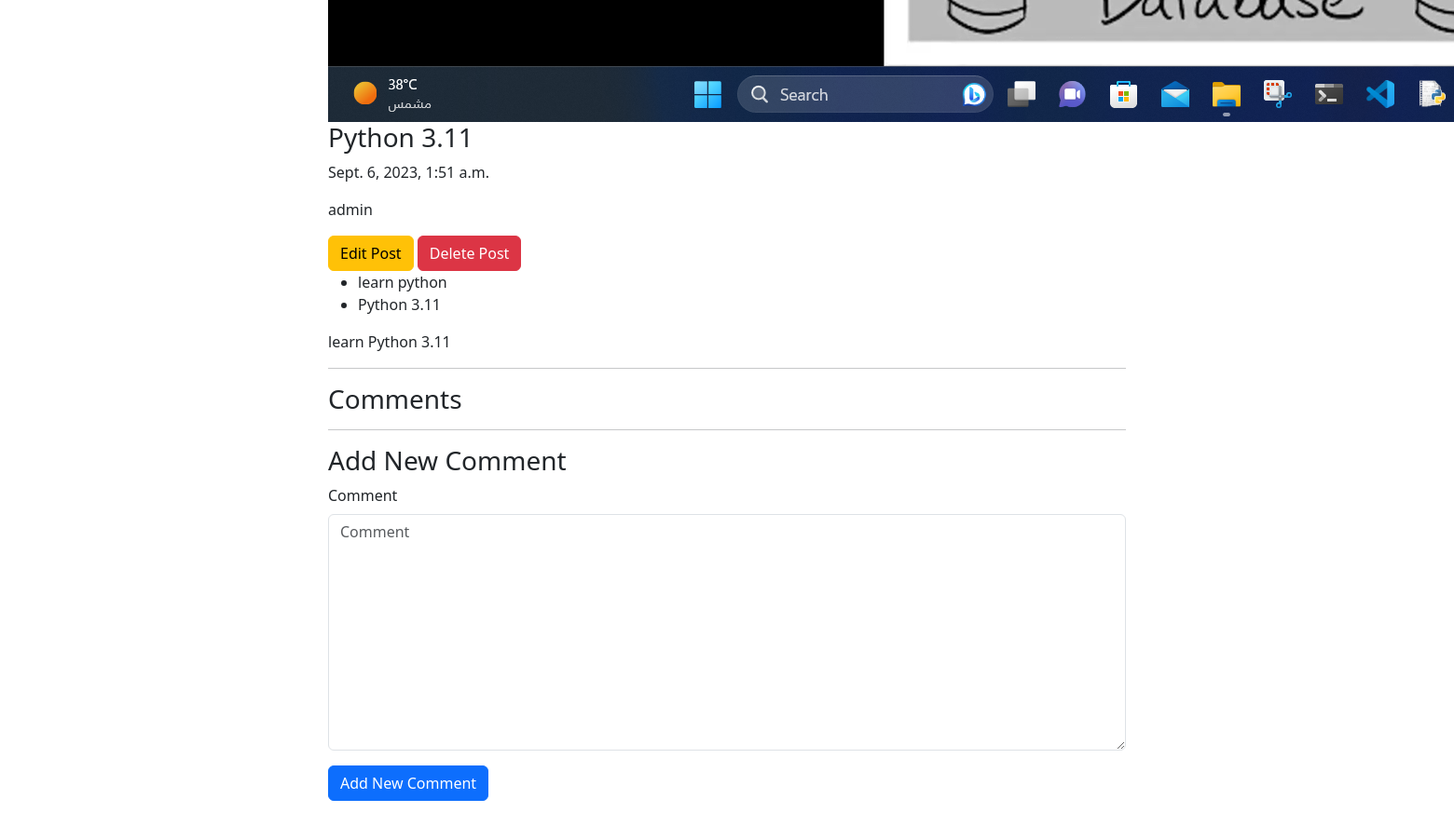
The page /blog/3 (lower part) on the database as committed earlier.
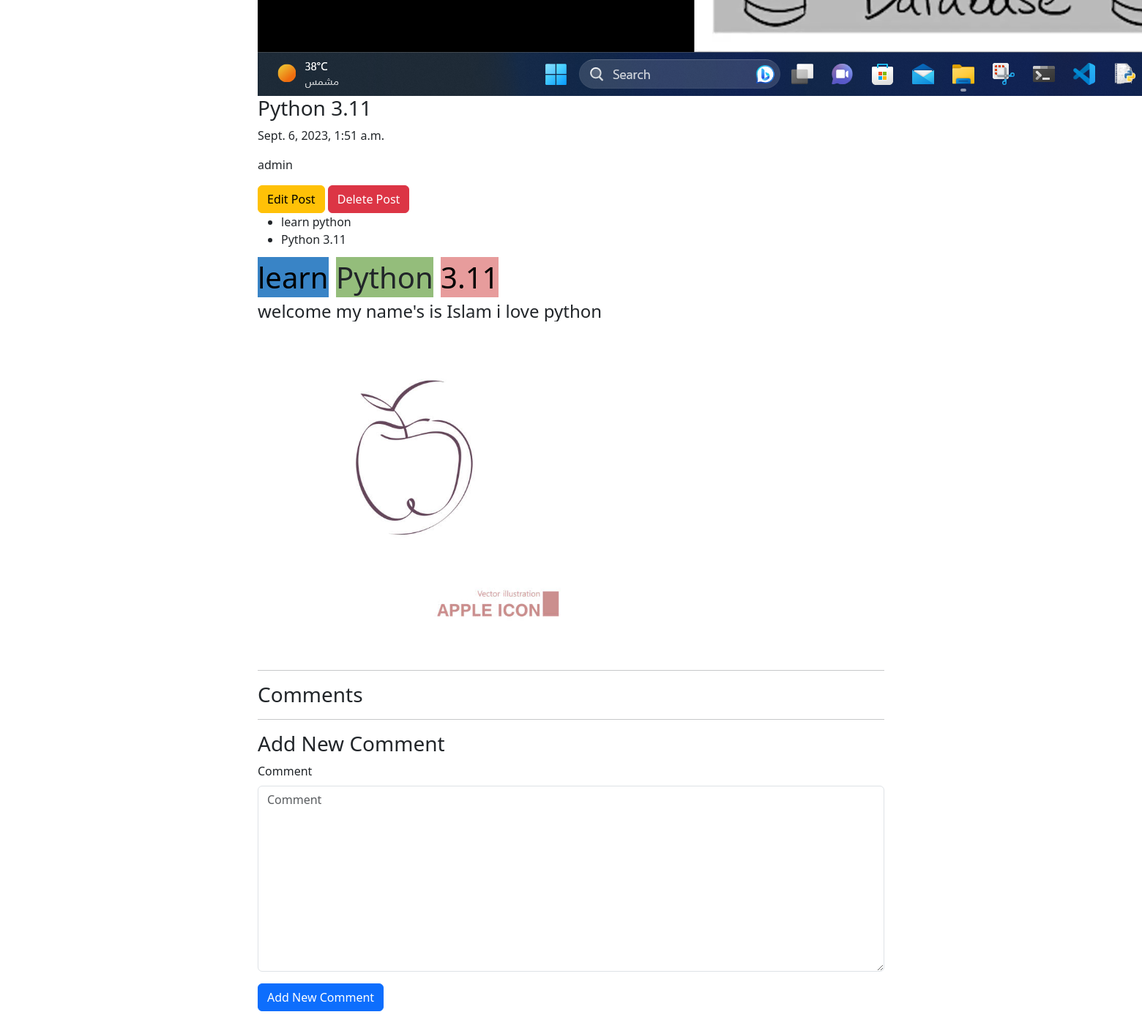
The same page on the database as committed later.
### blog/models.py (models this page shows)
class Post(models.Model):
    title = models.CharField(max_length=100)
    content= models.TextField(max_length=30000)
    create_date= models.DateTimeField(default=timezone.now())
    draft = models.BooleanField(default=True)
    tags = TaggableManager()
    author = models.ForeignKey(User,on_delete=models.SET_NULL,null=True,blank=True,related_name='post_user')
    img =models.ImageField(upload_to='posts/',null=True)
    def __str__(self):
        return self.title

### blog/views.py (the view)
# urls.py: path('blog/<int:pk>' , Post_Detail),
def Post_Detail(request,pk):
    data = Post.objects.get(id=pk)
    post_comments = Comment.objects.filter(post=data)
    if request.method == 'POST':
        form = CommentForm(request.POST)
        if form.is_valid():
            myform = form.save(commit=False)
            myform.user = request.user
            myform.post = data
            myform.save()
    else:
        form = CommentForm()
    return render(request,'blog/post_detail.html',{'post':data , 'form':form , 'post_comments':post_comments})

### blog/forms.py
class CommentForm(forms.ModelForm):
    class Meta:
        model = Comment
        fields = ['Comment']

### blog/templates/blog/post_detail.html (shortened to what this page needs)
{% load django_bootstrap5 %}
<!doctype html>
<html lang="en">
  <head>
    <link rel="stylesheet" href="https://cdnjs.cloudflare.com/ajax/libs/bootstrap/5.3.1/css/bootstrap.min.css" />
      <div class="container mt-5">
        <div class="row py-5">
                <div class="col-lg-8 mx-auto">
                  <img src="{{post.img.url}}" alt="">
                  <h3>
                    {{post}}
                </h3>
                <p>{{post.create_date}}</p>
                <p>{{post.author}}</p>
                <a href="/blog/{{post.id}}/edit" class="btn btn-warning">Edit Post</a>
                <a href="/blog/{{post.id}}/delete" class="btn btn-danger">Delete Post</a>
                <ul>
                  {% for tag in post.tags.all %}
                    <li>{{ tag }}</li>
                  {% endfor %}
                </ul>
                <p>{{post.content|safe}}</p>
                <hr>
                <h3> Comments </h3>
                <hr>
                <h3> Add New Comment </h3>
                <form method="post">
                    {% bootstrap_form form %}
                    {% bootstrap_button button_type="submit" content="Add New Comment" %}
                </form>
                </div>
        </div>
      </div>
    </body>
</html>

Rows that differ between the two databases and show on the page:
changed Post "Python 3.11": content "learn Python 3.11" → "learn Python 3.11 welcome my name's is Islam i love python"; content: picture added
